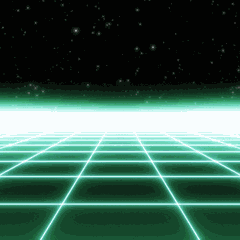
#> input picture img/screensaver/80s.gif, 240 x 240 px; its folder holds only this picture in this run
$ python optimize_gifs.py ../img/screensaver/80s.gif
#> lines starting #> are read from the running program, lines starting #| are printed output that depends on the picture
#!/usr/bin/env python3
"""
Optimize screensaver GIFs for the current LCD resolution.

- Backs up originals to img/screensaver/originals/
- Converts GIFs to the LCD resolution (128x128 or 240x240)
- Preserves frame timing and animation quality (LANCZOS resize)
- Skips GIFs already at the correct size
- Safe to run multiple times

Usage:
    python3 scripts/optimize_gifs.py
    python3 scripts/optimize_gifs.py --restore   # restore originals
"""

import os
import sys
import shutil
import json

sys.path.append(os.path.abspath(os.path.join(__file__, "..", "..")))

from PIL import Image, ImageSequence

# Detect target resolution from gui_conf.json
INSTALL_DIR = os.path.abspath(os.path.join(__file__, "..", ".."))
CONF_PATH = os.path.join(INSTALL_DIR, "gui_conf.json")
SCREENSAVER_DIR = os.path.join(INSTALL_DIR, "img", "screensaver")
ORIGINALS_DIR = os.path.join(SCREENSAVER_DIR, "originals")

def _get_target_size():
    try:
        with open(CONF_PATH) as f:
            conf = json.load(f)
        dtype = conf.get("DISPLAY", {}).get("type", "ST7735_128")
    except Exception:
        dtype = "ST7735_128"
    if dtype == "ST7789_240":
        return 240, 240
    if dtype in ("ST7789_320", "ST7789_320_FB", "ILI9341_320"):
        return 320, 240
    return 128, 128


def optimize():
    target_w, target_h = _get_target_size()
    print(f"Target resolution: {target_w}x{target_h}")

    os.makedirs(ORIGINALS_DIR, exist_ok=True)

    gif_files = sorted(
        f for f in os.listdir(SCREENSAVER_DIR)
        if f.lower().endswith(".gif") and os.path.isfile(os.path.join(SCREENSAVER_DIR, f))
    )

    if not gif_files:
        print("No GIF files found.")
        return

    optimized = 0
    skipped = 0

    for name in gif_files:
        src = os.path.join(SCREENSAVER_DIR, name)

        # Check if already at target size
        try:
            with Image.open(src) as img:
#> img is the input picture: PIL image 240x240 P; mean R, G, B, A 59.4, 94.3, 80.9, 255
                if img.size == (target_w, target_h):
                    skipped += 1
                    print(f"  SKIP {name} (already {target_w}x{target_h})")
                    continue
                orig_size = img.size
#> orig_size = (240, 240)
        except Exception as e:
            print(f"  ERROR {name}: {e}")
            continue

        # Backup original (only if not already backed up)
        backup = os.path.join(ORIGINALS_DIR, name)
        if not os.path.exists(backup):
            shutil.copy2(src, backup)

        # Convert
        try:
            frames = []
            durations = []
            with Image.open(src) as gif:
                for frame in ImageSequence.Iterator(gif):
                    resized = frame.convert("RGBA").resize(
                        (target_w, target_h), Image.LANCZOS
                    )
                    frames.append(resized)
                    dur = frame.info.get("duration") or gif.info.get("duration") or 100
                    durations.append(dur)
#> this loop made 9 passes
#> dur on passes 1 to 9: 30, 40, 30, 30, 40, 30, 30, 40, 40
#> pass 1, in optimize, `resized = frame.convert("RGBA").resize( (target_w, target_h), Image.LA..`:
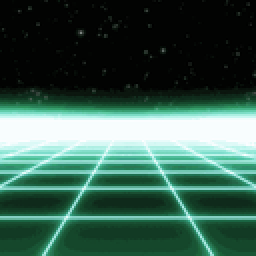
#> resized: PIL image 128x128 RGBA (shown 2 times larger); mean R, G, B, A 59.4, 94.3, 80.9, 255
#> pass 2, in optimize, `resized = frame.convert("RGBA").resize( (target_w, target_h), Image.LA..`:
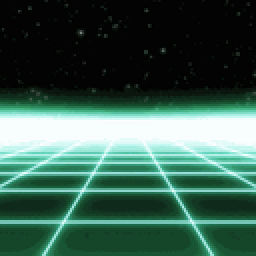
#> resized: PIL image 128x128 RGBA (shown 2 times larger); mean R, G, B, A 59.7, 94.7, 81, 255
#> pass 3, in optimize, `resized = frame.convert("RGBA").resize( (target_w, target_h), Image.LA..`:
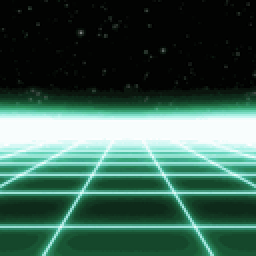
#> resized: PIL image 128x128 RGBA (shown 2 times larger); mean R, G, B, A 60, 95.4, 81.6, 255
#> after the loop, durations = [30, 40, 30, 30, 40, 30, 30, 40, 40]; frames = 9 items

            if not frames:
                print(f"  ERROR {name}: no frames")
                continue

            # Save optimized GIF
            frames[0].save(
                src,
                save_all=True,
                append_images=frames[1:],
                duration=durations,
                loop=0,
                optimize=False,
            )
            optimized += 1
            print(f"  OK {name}: {orig_size[0]}x{orig_size[1]} -> {target_w}x{target_h} ({len(frames)} frames)")
#|   OK 80s.gif: 240x240 -> 128x128 (9 frames)

        except Exception as e:
            print(f"  ERROR {name}: {e}")
            # Restore from backup on error
            if os.path.exists(backup):
                shutil.copy2(backup, src)

    print(f"\nDone: {optimized} optimized, {skipped} skipped")
    print(f"Originals backed up in: {ORIGINALS_DIR}/")


def restore():
    """Restore original GIFs from backup."""
    if not os.path.isdir(ORIGINALS_DIR):
        print("No originals directory found.")
        return

    restored = 0
    for name in os.listdir(ORIGINALS_DIR):
        if not name.lower().endswith(".gif"):
            continue
        src = os.path.join(ORIGINALS_DIR, name)
        dst = os.path.join(SCREENSAVER_DIR, name)
        shutil.copy2(src, dst)
        restored += 1
        print(f"  Restored: {name}")

    print(f"\nRestored {restored} GIFs from originals/")


if __name__ == "__main__":
    if "--restore" in sys.argv:
        restore()
    else:
        optimize()
